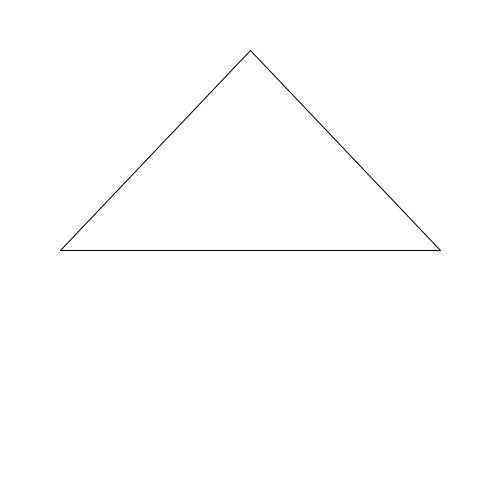
Frame 1 (no input)
Frame 60 (the mouse pressed at the canvas centre just before this capture): identical to frame 1, image omitted
Frame 120 (the mouse held since frame 60 and released just before this capture): identical to frame 1, image omitted

The Processing sketch that drew this single still picture (run headless with seeded random() and noise(); from frame 60 on, the mouse is pressed at the canvas centre):

// Processing sketch: sketch_220928a
// ── sketch_220928a.pde
void setup(){
  size(500,500);
  background(255,255,255);
  tekenDriehoek(250,50,60,250,440,250);
}
 
void draw(){
 
}


void tekenDriehoek(int x1, int y1, int x2, int y2, int x3, int y3) {
    // teken een driehoek m.b.v. de meegegeven data (parameters)
line(x1,y1,x2,y2);
line(x1,y1,x3,y3);
line(x2,y2,x3,y3);
}
